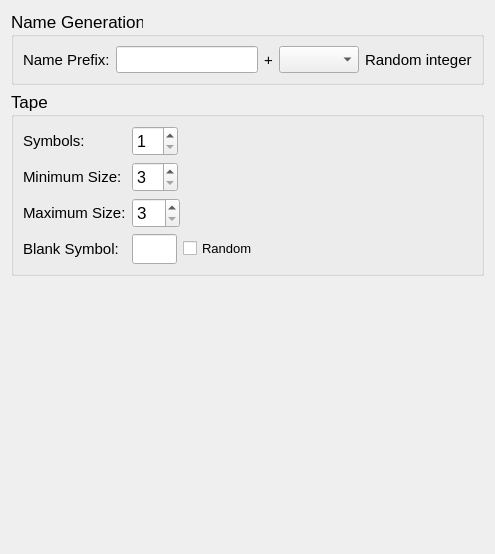
      <widget class="QWidget" name="zRandomTapesLayout">
       <attribute name="title">
        <string>Quick Random Tapes</string>
       </attribute>
       <layout class="QVBoxLayout" name="verticalLayout_5">
        <item>
         <widget class="QGroupBox" name="zTapeNameBoxLayout">
          <property name="font">
           <font>
            <pointsize>13</pointsize>
           </font>
          </property>
          <property name="title">
           <string>Name Generation</string>
          </property>
          <layout class="QHBoxLayout" name="horizontalLayout_7">
           <item>
            <widget class="QLabel" name="zLabel">
             <property name="font">
              <font>
               <pointsize>11</pointsize>
              </font>
             </property>
             <property name="text">
              <string>Name Prefix:</string>
             </property>
            </widget>
           </item>
           <item>
            <widget class="QLineEdit" name="tapeNameEdit">
             <property name="font">
              <font>
               <pointsize>12</pointsize>
              </font>
             </property>
            </widget>
           </item>
           <item>
            <widget class="QLabel" name="zLabel_2">
             <property name="font">
              <font>
               <pointsize>11</pointsize>
              </font>
             </property>
             <property name="text">
              <string>+</string>
             </property>
            </widget>
           </item>
           <item>
            <widget class="QComboBox" name="tapeRandSuffix">
             <property name="minimumSize">
              <size>
               <width>80</width>
               <height>0</height>
              </size>
             </property>
             <property name="maximumSize">
              <size>
               <width>80</width>
               <height>16777215</height>
              </size>
             </property>
             <property name="font">
              <font>
               <pointsize>12</pointsize>
              </font>
             </property>
            </widget>
           </item>
           <item>
            <widget class="QLabel" name="zLabel_3">
             <property name="font">
              <font>
               <pointsize>11</pointsize>
              </font>
             </property>
             <property name="text">
              <string>Random integer</string>
             </property>
            </widget>
           </item>
          </layout>
         </widget>
        </item>
        <item>
         <widget class="QGroupBox" name="zTapeBoxLayout">
          <property name="font">
           <font>
            <pointsize>13</pointsize>
           </font>
          </property>
          <property name="title">
           <string>Tape</string>
          </property>
          <layout class="QHBoxLayout" name="horizontalLayout_12">
           <item>
            <layout class="QVBoxLayout" name="zTapeLabelsLayout">
             <item>
              <widget class="QLabel" name="zLabel_7">
               <property name="font">
                <font>
                 <pointsize>11</pointsize>
                </font>
               </property>
               <property name="text">
                <string>Symbols:</string>
               </property>
              </widget>
             </item>
             <item>
              <widget class="QLabel" name="zLabel_6">
               <property name="font">
                <font>
                 <pointsize>11</pointsize>
                </font>
               </property>
               <property name="text">
                <string>Minimum Size:</string>
               </property>
              </widget>
             </item>
             <item>
              <widget class="QLabel" name="zLabel_5">
               <property name="font">
                <font>
                 <pointsize>11</pointsize>
                </font>
               </property>
               <property name="text">
                <string>Maximum Size:</string>
               </property>
              </widget>
             </item>
             <item>
              <widget class="QLabel" name="zLabel_4">
               <property name="font">
                <font>
                 <pointsize>11</pointsize>
                </font>
               </property>
               <property name="text">
                <string>Blank Symbol:</string>
               </property>
              </widget>
             </item>
            </layout>
           </item>
           <item>
            <layout class="QVBoxLayout" name="zTapeSettingsLayout">
             <item>
              <layout class="QHBoxLayout" name="zSymLayout">
               <item>
                <widget class="QSpinBox" name="tapeSySBox">
                 <property name="minimumSize">
                  <size>
                   <width>0</width>
                   <height>30</height>
                  </size>
                 </property>
                 <property name="font">
                  <font>
                   <pointsize>12</pointsize>
                  </font>
                 </property>
                 <property name="minimum">
                  <number>1</number>
                 </property>
                 <property name="maximum">
                  <number>10</number>
                 </property>
                </widget>
               </item>
               <item>
                <layout class="QHBoxLayout" name="tapeSyLayout"/>
               </item>
               <item>
                <spacer name="zSpacer_5">
                 <property name="orientation">
                  <enum>Qt::Horizontal</enum>
                 </property>
                 <property name="sizeHint" stdset="0">
                  <size>
                   <width>258</width>
                   <height>20</height>
                  </size>
                 </property>
                </spacer>
               </item>
              </layout>
             </item>
             <item>
              <layout class="QHBoxLayout" name="zMinSizeLayout">
               <item>
                <widget class="QSpinBox" name="tapeMinSizeSBox">
                 <property name="minimumSize">
                  <size>
                   <width>0</width>
                   <height>30</height>
                  </size>
                 </property>
                 <property name="font">
                  <font>
                   <pointsize>12</pointsize>
                  </font>
                 </property>
                 <property name="minimum">
                  <number>3</number>
                 </property>
                </widget>
               </item>
               <item>
                <spacer name="zSpacer_6">
                 <property name="orientation">
                  <enum>Qt::Horizontal</enum>
                 </property>
                 <property name="sizeHint" stdset="0">
                  <size>
                   <width>40</width>
                   <height>20</height>
                  </size>
                 </property>
                </spacer>
               </item>
              </layout>
             </item>
             <item>
              <layout class="QHBoxLayout" name="zMaxSizeLayout">
               <item>
                <widget class="QSpinBox" name="tapeMaxSizeSBox">
                 <property name="minimumSize">
                  <size>
                   <width>0</width>
                   <height>30</height>
                  </size>
                 </property>
                 <property name="minimum">
                  <number>3</number>
                 </property>
                </widget>
               </item>
               <item>
                <spacer name="zSpacer_8">
                 <property name="orientation">
                  <enum>Qt::Horizontal</enum>
                 </property>
                 <property name="sizeHint" stdset="0">
                  <size>
                   <width>40</width>
                   <height>20</height>
                  </size>
                 </property>
                </spacer>
               </item>
              </layout>
             </item>
             <item>
              <layout class="QHBoxLayout" name="zBlanckSymbolLayout">
               <item>
                <widget class="QLineEdit" name="tapeBSymEdit">
                 <property name="sizePolicy">
                  <sizepolicy hsizetype="Minimum" vsizetype="Fixed">
                   <horstretch>0</horstretch>
                   <verstretch>0</verstretch>
                  </sizepolicy>
                 </property>
                 <property name="minimumSize">
                  <size>
                   <width>45</width>
                   <height>30</height>
                  </size>
                 </property>
                 <property name="maximumSize">
                  <size>
                   <width>45</width>
                   <height>16777215</height>
                  </size>
                 </property>
                 <property name="font">
                  <font>
                   <pointsize>12</pointsize>
                  </font>
                 </property>
                 <property name="maxLength">
                  <number>1</number>
                 </property>
                 <property name="alignment">
                  <set>Qt::AlignCenter</set>
                 </property>
                </widget>
               </item>
               <item>
                <widget class="QCheckBox" name="rBSyCheck">
                 <property name="font">
                  <font>
                   <pointsize>10</pointsize>
                  </font>
                 </property>
                 <property name="text">
                  <string>Random</string>
                 </property>
                </widget>
               </item>
               <item>
                <spacer name="zSpacer_7">
                 <property name="orientation">
                  <enum>Qt::Horizontal</enum>
                 </property>
                 <property name="sizeHint" stdset="0">
                  <size>
                   <width>40</width>
                   <height>20</height>
                  </size>
                 </property>
                </spacer>
               </item>
              </layout>
             </item>
            </layout>
           </item>
          </layout>
         </widget>
        </item>
        <item>
         <spacer name="verticalSpacer_3">
          <property name="orientation">
           <enum>Qt::Vertical</enum>
          </property>
          <property name="sizeHint" stdset="0">
           <size>
            <width>20</width>
            <height>267</height>
           </size>
          </property>
         </spacer>
        </item>
       </layout>
      </widget>
